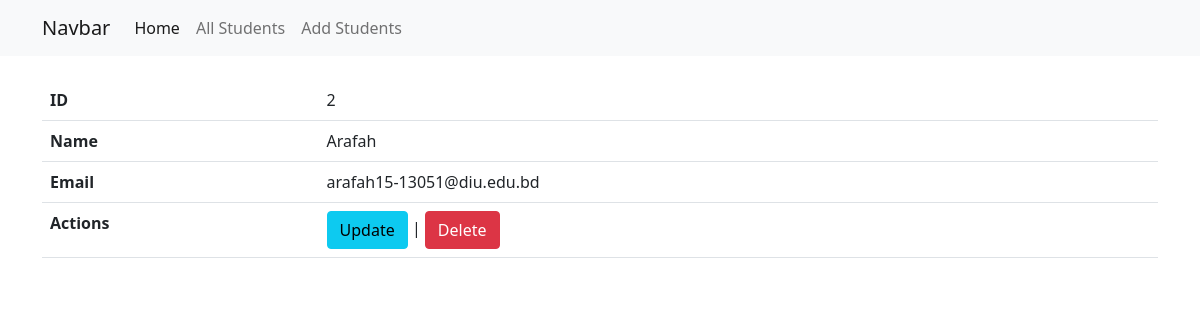
The page /student-detail/2 on the database its author committed.
### core/models.py (models this page shows, shortened)
class Student(models.Model):
    name = models.CharField(max_length=50)
    email = models.EmailField(max_length=80)

### core/views.py (the view)
# urls.py: path('student-detail/<pk>', views.StudentDetail.as_view(), name='student-detail'),
class StudentDetail(DetailView):
    context_object_name = 'student'
    model = models.Student
    template_name = 'portal/student-detail.html'

### templates/portal/student-detail.html (shortened to what this page needs)
{% extends 'base.html' %}
{% block content %}
    <table class="table">
        <tbody>
        <tr>
            <th scope="col">ID</th>
            <td>{{ student.pk }}</td>
        </tr>
        <tr>
            <th scope="col">Name</th>
            <td>{{ student.name }}</td>
        </tr>
        <tr>
            <th scope="col">Email</th>
            <td>{{ student.email }}</td>
        </tr>
        <tr>
            <th scope="col">Actions</th>
            <td colspan="2"><a href="{% url 'update-student' pk=student.pk %}" class="btn btn-info">Update</a> | <a href="{% url 'delete-student' pk=student.pk %}" class="btn btn-danger">Delete</a>
            </td>
        </tr>
        </tbody>
    </table>
{% endblock %}

### rows shown on the page
Student: pk "2", name "Arafah", email "arafah15-13051@diu.edu.bd"
